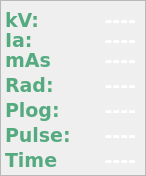
     <widget class="QFrame" name="frame_18">
      <property name="geometry">
       <rect>
        <x>320</x>
        <y>150</y>
        <width>146</width>
        <height>176</height>
       </rect>
      </property>
      <property name="frameShape">
       <enum>QFrame::StyledPanel</enum>
      </property>
      <property name="frameShadow">
       <enum>QFrame::Raised</enum>
      </property>
      <widget class="QLabel" name="label_40">
       <property name="geometry">
        <rect>
         <x>5</x>
         <y>10</y>
         <width>51</width>
         <height>21</height>
        </rect>
       </property>
       <property name="font">
        <font>
         <family>DejaVu Sans</family>
         <pointsize>14</pointsize>
         <weight>75</weight>
         <bold>true</bold>
        </font>
       </property>
       <property name="toolTip">
        <string notr="true"/>
       </property>
       <property name="statusTip">
        <string notr="true"/>
       </property>
       <property name="whatsThis">
        <string notr="true"/>
       </property>
       <property name="accessibleName">
        <string notr="true"/>
       </property>
       <property name="accessibleDescription">
        <string notr="true"/>
       </property>
       <property name="styleSheet">
        <string notr="true">color: rgb(85, 170, 127);
border-image: url(:/transparent.png);
background-color: rgb(0, 0, 0,0);</string>
       </property>
       <property name="text">
        <string notr="true">kV:</string>
       </property>
      </widget>
      <widget class="QLabel" name="label_39">
       <property name="geometry">
        <rect>
         <x>5</x>
         <y>30</y>
         <width>51</width>
         <height>21</height>
        </rect>
       </property>
       <property name="font">
        <font>
         <family>DejaVu Sans</family>
         <pointsize>14</pointsize>
         <weight>75</weight>
         <bold>true</bold>
        </font>
       </property>
       <property name="toolTip">
        <string notr="true"/>
       </property>
       <property name="statusTip">
        <string notr="true"/>
       </property>
       <property name="whatsThis">
        <string notr="true"/>
       </property>
       <property name="accessibleName">
        <string notr="true"/>
       </property>
       <property name="accessibleDescription">
        <string notr="true"/>
       </property>
       <property name="styleSheet">
        <string notr="true">color: rgb(85, 170, 127);
border-image: url(:/transparent.png);
background-color: rgb(0, 0, 0,0);</string>
       </property>
       <property name="text">
        <string notr="true">Ia:</string>
       </property>
      </widget>
      <widget class="QLabel" name="manualMASRead">
       <property name="geometry">
        <rect>
         <x>45</x>
         <y>50</y>
         <width>91</width>
         <height>21</height>
        </rect>
       </property>
       <property name="font">
        <font>
         <family>DejaVu Sans</family>
         <pointsize>14</pointsize>
         <weight>75</weight>
         <bold>true</bold>
        </font>
       </property>
       <property name="toolTip">
        <string notr="true"/>
       </property>
       <property name="statusTip">
        <string notr="true"/>
       </property>
       <property name="whatsThis">
        <string notr="true"/>
       </property>
       <property name="accessibleName">
        <string notr="true"/>
       </property>
       <property name="accessibleDescription">
        <string notr="true"/>
       </property>
       <property name="styleSheet">
        <string notr="true">color: rgb(255, 255, 255);
border-image: url(:/transparent.png);
background-color: rgb(0, 0, 0,0);</string>
       </property>
       <property name="text">
        <string notr="true">----</string>
       </property>
       <property name="alignment">
        <set>Qt::AlignRight|Qt::AlignTrailing|Qt::AlignVCenter</set>
       </property>
      </widget>
      <widget class="QLabel" name="manualPlog">
       <property name="geometry">
        <rect>
         <x>45</x>
         <y>100</y>
         <width>91</width>
         <height>21</height>
        </rect>
       </property>
       <property name="font">
        <font>
         <family>DejaVu Sans</family>
         <pointsize>14</pointsize>
         <weight>75</weight>
         <bold>true</bold>
        </font>
       </property>
       <property name="toolTip">
        <string notr="true"/>
       </property>
       <property name="statusTip">
        <string notr="true"/>
       </property>
       <property name="whatsThis">
        <string notr="true"/>
       </property>
       <property name="accessibleName">
        <string notr="true"/>
       </property>
       <property name="accessibleDescription">
        <string notr="true"/>
       </property>
       <property name="styleSheet">
        <string notr="true">color: rgb(255, 255, 255);
border-image: url(:/transparent.png);
background-color: rgb(0, 0, 0,0);</string>
       </property>
       <property name="text">
        <string notr="true">----</string>
       </property>
       <property name="alignment">
        <set>Qt::AlignRight|Qt::AlignTrailing|Qt::AlignVCenter</set>
       </property>
      </widget>
      <widget class="QLabel" name="manualPulse">
       <property name="geometry">
        <rect>
         <x>45</x>
         <y>125</y>
         <width>91</width>
         <height>21</height>
        </rect>
       </property>
       <property name="font">
        <font>
         <family>DejaVu Sans</family>
         <pointsize>14</pointsize>
         <weight>75</weight>
         <bold>true</bold>
        </font>
       </property>
       <property name="toolTip">
        <string notr="true"/>
       </property>
       <property name="statusTip">
        <string notr="true"/>
       </property>
       <property name="whatsThis">
        <string notr="true"/>
       </property>
       <property name="accessibleName">
        <string notr="true"/>
       </property>
       <property name="accessibleDescription">
        <string notr="true"/>
       </property>
       <property name="styleSheet">
        <string notr="true">color: rgb(255, 255, 255);
border-image: url(:/transparent.png);
background-color: rgb(0, 0, 0,0);</string>
       </property>
       <property name="text">
        <string notr="true">----</string>
       </property>
       <property name="alignment">
        <set>Qt::AlignRight|Qt::AlignTrailing|Qt::AlignVCenter</set>
       </property>
      </widget>
      <widget class="QLabel" name="manualRad">
       <property name="geometry">
        <rect>
         <x>45</x>
         <y>75</y>
         <width>91</width>
         <height>21</height>
        </rect>
       </property>
       <property name="font">
        <font>
         <family>DejaVu Sans</family>
         <pointsize>14</pointsize>
         <weight>75</weight>
         <bold>true</bold>
        </font>
       </property>
       <property name="toolTip">
        <string notr="true"/>
       </property>
       <property name="statusTip">
        <string notr="true"/>
       </property>
       <property name="whatsThis">
        <string notr="true"/>
       </property>
       <property name="accessibleName">
        <string notr="true"/>
       </property>
       <property name="accessibleDescription">
        <string notr="true"/>
       </property>
       <property name="styleSheet">
        <string notr="true">color: rgb(255, 255, 255);
border-image: url(:/transparent.png);
background-color: rgb(0, 0, 0,0);</string>
       </property>
       <property name="text">
        <string notr="true">----</string>
       </property>
       <property name="alignment">
        <set>Qt::AlignRight|Qt::AlignTrailing|Qt::AlignVCenter</set>
       </property>
      </widget>
      <widget class="QLabel" name="manualIaRead">
       <property name="geometry">
        <rect>
         <x>45</x>
         <y>30</y>
         <width>91</width>
         <height>21</height>
        </rect>
       </property>
       <property name="font">
        <font>
         <family>DejaVu Sans</family>
         <pointsize>14</pointsize>
         <weight>75</weight>
         <bold>true</bold>
        </font>
       </property>
       <property name="toolTip">
        <string notr="true"/>
       </property>
       <property name="statusTip">
        <string notr="true"/>
       </property>
       <property name="whatsThis">
        <string notr="true"/>
       </property>
       <property name="accessibleName">
        <string notr="true"/>
       </property>
       <property name="accessibleDescription">
        <string notr="true"/>
       </property>
       <property name="styleSheet">
        <string notr="true">color: rgb(255, 255, 255);
border-image: url(:/transparent.png);
background-color: rgb(0, 0, 0,0);</string>
       </property>
       <property name="text">
        <string notr="true">----</string>
       </property>
       <property name="alignment">
        <set>Qt::AlignRight|Qt::AlignTrailing|Qt::AlignVCenter</set>
       </property>
      </widget>
      <widget class="QLabel" name="manualKVREAD">
       <property name="geometry">
        <rect>
         <x>45</x>
         <y>10</y>
         <width>91</width>
         <height>21</height>
        </rect>
       </property>
       <property name="font">
        <font>
         <family>DejaVu Sans</family>
         <pointsize>14</pointsize>
         <weight>75</weight>
         <bold>true</bold>
        </font>
       </property>
       <property name="toolTip">
        <string notr="true"/>
       </property>
       <property name="statusTip">
        <string notr="true"/>
       </property>
       <property name="whatsThis">
        <string notr="true"/>
       </property>
       <property name="accessibleName">
        <string notr="true"/>
       </property>
       <property name="accessibleDescription">
        <string notr="true"/>
       </property>
       <property name="styleSheet">
        <string notr="true">color: rgb(255, 255, 255);
border-image: url(:/transparent.png);
background-color: rgb(0, 0, 0,0);</string>
       </property>
       <property name="text">
        <string notr="true">----</string>
       </property>
       <property name="alignment">
        <set>Qt::AlignRight|Qt::AlignTrailing|Qt::AlignVCenter</set>
       </property>
      </widget>
      <widget class="QLabel" name="label_36">
       <property name="geometry">
        <rect>
         <x>5</x>
         <y>75</y>
         <width>51</width>
         <height>21</height>
        </rect>
       </property>
       <property name="font">
        <font>
         <family>DejaVu Sans</family>
         <pointsize>14</pointsize>
         <weight>75</weight>
         <bold>true</bold>
        </font>
       </property>
       <property name="toolTip">
        <string notr="true"/>
       </property>
       <property name="statusTip">
        <string notr="true"/>
       </property>
       <property name="whatsThis">
        <string notr="true"/>
       </property>
       <property name="accessibleName">
        <string notr="true"/>
       </property>
       <property name="accessibleDescription">
        <string notr="true"/>
       </property>
       <property name="styleSheet">
        <string notr="true">color: rgb(85, 170, 127);
border-image: url(:/transparent.png);
background-color: rgb(0, 0, 0,0);</string>
       </property>
       <property name="text">
        <string notr="true">Rad:</string>
       </property>
      </widget>
      <widget class="QLabel" name="label_35">
       <property name="geometry">
        <rect>
         <x>5</x>
         <y>50</y>
         <width>46</width>
         <height>21</height>
        </rect>
       </property>
       <property name="font">
        <font>
         <family>DejaVu Sans</family>
         <pointsize>14</pointsize>
         <weight>75</weight>
         <bold>true</bold>
        </font>
       </property>
       <property name="toolTip">
        <string notr="true"/>
       </property>
       <property name="statusTip">
        <string notr="true"/>
       </property>
       <property name="whatsThis">
        <string notr="true"/>
       </property>
       <property name="accessibleName">
        <string notr="true"/>
       </property>
       <property name="accessibleDescription">
        <string notr="true"/>
       </property>
       <property name="styleSheet">
        <string notr="true">color: rgb(85, 170, 127);
border-image: url(:/transparent.png);
background-color: rgb(0, 0, 0,0);</string>
       </property>
       <property name="text">
        <string notr="true">mAs:</string>
       </property>
      </widget>
      <widget class="QLabel" name="label_38">
       <property name="geometry">
        <rect>
         <x>5</x>
         <y>125</y>
         <width>66</width>
         <height>21</height>
        </rect>
       </property>
       <property name="font">
        <font>
         <family>DejaVu Sans</family>
         <pointsize>14</pointsize>
         <weight>75</weight>
         <bold>true</bold>
        </font>
       </property>
       <property name="toolTip">
        <string notr="true"/>
       </property>
       <property name="statusTip">
        <string notr="true"/>
       </property>
       <property name="whatsThis">
        <string notr="true"/>
       </property>
       <property name="accessibleName">
        <string notr="true"/>
       </property>
       <property name="accessibleDescription">
        <string notr="true"/>
       </property>
       <property name="styleSheet">
        <string notr="true">color: rgb(85, 170, 127);
border-image: url(:/transparent.png);
background-color: rgb(0, 0, 0,0);</string>
       </property>
       <property name="text">
        <string notr="true">Pulse:</string>
       </property>
      </widget>
      <widget class="QLabel" name="label_37">
       <property name="geometry">
        <rect>
         <x>5</x>
         <y>100</y>
         <width>56</width>
         <height>21</height>
        </rect>
       </property>
       <property name="font">
        <font>
         <family>DejaVu Sans</family>
         <pointsize>14</pointsize>
         <weight>75</weight>
         <bold>true</bold>
        </font>
       </property>
       <property name="toolTip">
        <string notr="true"/>
       </property>
       <property name="statusTip">
        <string notr="true"/>
       </property>
       <property name="whatsThis">
        <string notr="true"/>
       </property>
       <property name="accessibleName">
        <string notr="true"/>
       </property>
       <property name="accessibleDescription">
        <string notr="true"/>
       </property>
       <property name="styleSheet">
        <string notr="true">color: rgb(85, 170, 127);
border-image: url(:/transparent.png);
background-color: rgb(0, 0, 0,0);</string>
       </property>
       <property name="text">
        <string notr="true">Plog:</string>
       </property>
      </widget>
      <widget class="QLabel" name="manualPulseTime">
       <property name="geometry">
        <rect>
         <x>45</x>
         <y>150</y>
         <width>91</width>
         <height>21</height>
        </rect>
       </property>
       <property name="font">
        <font>
         <family>DejaVu Sans</family>
         <pointsize>14</pointsize>
         <weight>75</weight>
         <bold>true</bold>
        </font>
       </property>
       <property name="toolTip">
        <string notr="true"/>
       </property>
       <property name="statusTip">
        <string notr="true"/>
       </property>
       <property name="whatsThis">
        <string notr="true"/>
       </property>
       <property name="accessibleName">
        <string notr="true"/>
       </property>
       <property name="accessibleDescription">
        <string notr="true"/>
       </property>
       <property name="styleSheet">
        <string notr="true">color: rgb(255, 255, 255);
border-image: url(:/transparent.png);
background-color: rgb(0, 0, 0,0);</string>
       </property>
       <property name="text">
        <string notr="true">----</string>
       </property>
       <property name="alignment">
        <set>Qt::AlignRight|Qt::AlignTrailing|Qt::AlignVCenter</set>
       </property>
      </widget>
      <widget class="QLabel" name="label_41">
       <property name="geometry">
        <rect>
         <x>5</x>
         <y>150</y>
         <width>66</width>
         <height>21</height>
        </rect>
       </property>
       <property name="font">
        <font>
         <family>DejaVu Sans</family>
         <pointsize>14</pointsize>
         <weight>75</weight>
         <bold>true</bold>
        </font>
       </property>
       <property name="toolTip">
        <string notr="true"/>
       </property>
       <property name="statusTip">
        <string notr="true"/>
       </property>
       <property name="whatsThis">
        <string notr="true"/>
       </property>
       <property name="accessibleName">
        <string notr="true"/>
       </property>
       <property name="accessibleDescription">
        <string notr="true"/>
       </property>
       <property name="styleSheet">
        <string notr="true">color: rgb(85, 170, 127);
border-image: url(:/transparent.png);
background-color: rgb(0, 0, 0,0);</string>
       </property>
       <property name="text">
        <string notr="true">Time</string>
       </property>
      </widget>
     </widget>
